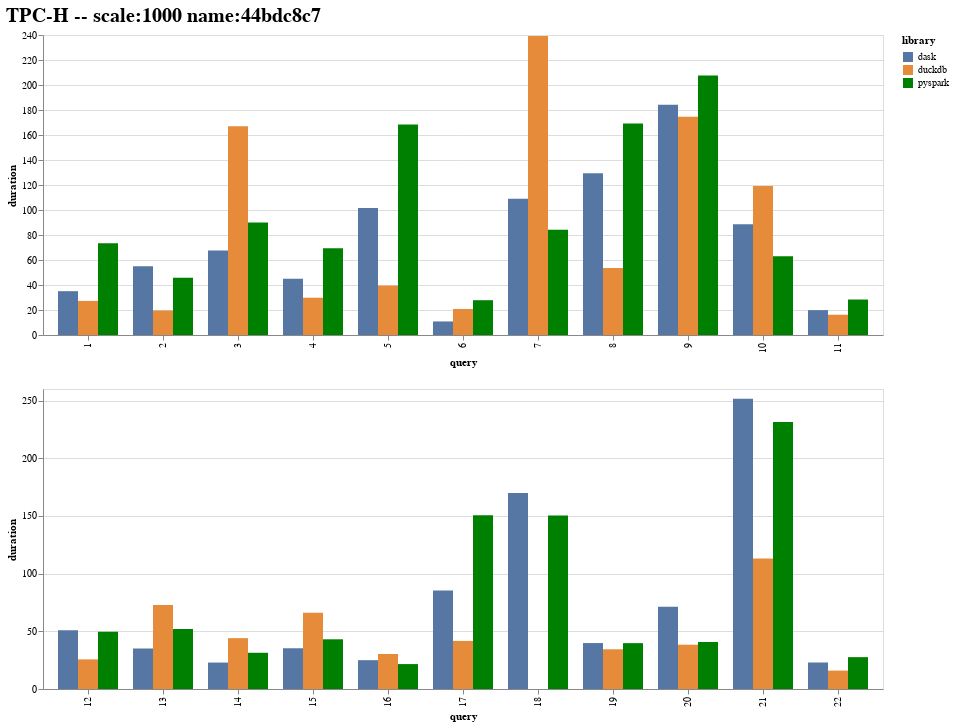

Notebook code for this chart:
### Markdown cell above
## Generate plots

### Code cell
abs_chart = plot(df, ["dask", "duckdb", "pyspark"])
abs_chart.save("tpch-scale-1000-no-polars.svg")
abs_chart

### Figure 1 — Vega-Lite specification as saved in the notebook (floating-point values rounded to 4 significant figures)
{"config": {"view": {"continuousWidth": 300, "continuousHeight": 300}, "title": {"fontSize": 20}}, "vconcat": [{"data": {"name": "data-60304645984319124919f88ae16efa41"}, "mark": {"type": "bar"}, "encoding": {"color": {"field": "library", "scale": {"domain": ["dask", "duckdb", "pyspark"], "range": ["#5677a4", "#e68b39", "green"]}, "type": "nominal"}, "tooltip": [{"field": "library", "type": "nominal"}, {"field": "duration", "type": "quantitative"}], "x": {"field": "query", "type": "nominal"}, "xOffset": {"field": "library", "type": "nominal"}, "y": {"field": "duration", "type": "quantitative"}}}, {"data": {"name": "data-6609a5a7347f4301b39e30d83c70fde7"}, "mark": {"type": "bar"}, "encoding": {"color": {"field": "library", "scale": {"domain": ["dask", "duckdb", "pyspark"], "range": ["#5677a4", "#e68b39", "green"]}, "type": "nominal"}, "tooltip": [{"field": "library", "type": "nominal"}, {"field": "duration", "type": "quantitative"}], "x": {"field": "query", "type": "nominal"}, "xOffset": {"field": "library", "type": "nominal"}, "y": {"field": "duration", "type": "quantitative"}}}], "title": "TPC-H -- scale:1000 name:44bdc8c7", "$schema": "https://vega.github.io/schema/vega-lite/v5.16.3.json", "datasets": {"data-60304645984319124919f88ae16efa41": [{"name": "44bdc8c7", "duration": 35.06, "library": "dask", "query": 1, "scale": 1000, "relative_duration": 1.0}, {"name": "9e16310e", "duration": 27.28, "library": "duckdb", "query": 1, "scale": 1000, "relative_duration": 0.7782}, {"name": "477b3002", "duration": 73.38, "library": "pyspark", "query": 1, "scale": 1000, "relative_duration": 2.093}, {"name": "44bdc8c7", "duration": 55.01, "library": "dask", "query": 2, "scale": 1000, "relative_duration": 1.0}, {"name": "9e16310e", "duration": 19.62, "library": "duckdb", "query": 2, "scale": 1000, "relative_duration": 0.3567}, {"name": "477b3002", "duration": 45.83, "library": "pyspark", "query": 2, "scale": 1000, "relative_duration": 0.8331}, {"name": "44bdc8c7", "duration": 67.66, "library": "dask", "query": 3, "scale": 1000, "relative_duration": 1.0}, {"name": "9e16310e", "duration": 167.0, "library": "duckdb", "query": 3, "scale": 1000, "relative_duration": 2.468}, {"name": "477b3002", "duration": 90.03, "library": "pyspark", "query": 3, "scale": 1000, "relative_duration": 1.331}, {"name": "44bdc8c7", "duration": 44.94, "library": "dask", "query": 4, "scale": 1000, "relative_duration": 1.0}, {"name": "9e16310e", "duration": 29.83, "library": "duckdb", "query": 4, "scale": 1000, "relative_duration": 0.6638}, {"name": "477b3002", "duration": 69.48, "library": "pyspark", "query": 4, "scale": 1000, "relative_duration": 1.546}, {"name": "44bdc8c7", "duration": 101.5, "library": "dask", "query": 5, "scale": 1000, "relative_duration": 1.0}, {"name": "9e16310e", "duration": 39.59, "library": "duckdb", "query": 5, "scale": 1000, "relative_duration": 0.3899}, {"name": "477b3002", "duration": 168.3, "library": "pyspark", "query": 5, "scale": 1000, "relative_duration": 1.658}, {"name": "44bdc8c7", "duration": 10.85, "library": "dask", "query": 6, "scale": 1000, "relative_duration": 1.0}, {"name": "9e16310e", "duration": 20.84, "library": "duckdb", "query": 6, "scale": 1000, "relative_duration": 1.921}, {"name": "477b3002", "duration": 27.83, "library": "pyspark", "query": 6, "scale": 1000, "relative_duration": 2.567}, {"name": "44bdc8c7", "duration": 109.0, "library": "dask", "query": 7, "scale": 1000, "relative_duration": 1.0}, {"name": "9e16310e", "duration": 239.3, "library": "duckdb", "query": 7, "scale": 1000, "relative_duration": 2.195}, {"name": "477b3002", "duration": 84.2, "library": "pyspark", "query": 7, "scale": 1000, "relative_duration": 0.7724}, {"name": "44bdc8c7", "duration": 129.4, "library": "dask", "query": 8, "scale": 1000, "relative_duration": 1.0}, {"name": "9e16310e", "duration": 53.53, "library": "duckdb", "query": 8, "scale": 1000, "relative_duration": 0.4137}, {"name": "477b3002", "duration": 169.3, "library": "pyspark", "query": 8, "scale": 1000, "relative_duration": 1.308}, {"name": "44bdc8c7", "duration": 184.1, "library": "dask", "query": 9, "scale": 1000, "relative_duration": 1.0}, {"name": "9e16310e", "duration": 174.6, "library": "duckdb", "query": 9, "scale": 1000, "relative_duration": 0.9483}, {"name": "477b3002", "duration": 207.7, "library": "pyspark", "query": 9, "scale": 1000, "relative_duration": 1.128}, {"name": "44bdc8c7", "duration": 88.57, "library": "dask", "query": 10, "scale": 1000, "relative_duration": 1.0}, {"name": "9e16310e", "duration": 119.1, "library": "duckdb", "query": 10, "scale": 1000, "relative_duration": 1.345}, {"name": "477b3002", "duration": 63.06, "library": "pyspark", "query": 10, "scale": 1000, "relative_duration": 0.712}, {"name": "44bdc8c7", "duration": 19.9, "library": "dask", "query": 11, "scale": 1000, "relative_duration": 1.0}, {"name": "9e16310e", "duration": 16.22, "library": "duckdb", "query": 11, "scale": 1000, "relative_duration": 0.8151}, {"name": "477b3002", "duration": 28.38, "library": "pyspark", "query": 11, "scale": 1000, "relative_duration": 1.426}], "data-6609a5a7347f4301b39e30d83c70fde7": [{"name": "44bdc8c7", "duration": 50.89, "library": "dask", "query": 12, "scale": 1000, "relative_duration": 1.0}, {"name": "9e16310e", "duration": 25.67, "library": "duckdb", "query": 12, "scale": 1000, "relative_duration": 0.5044}, {"name": "477b3002", "duration": 49.58, "library": "pyspark", "query": 12, "scale": 1000, "relative_duration": 0.9744}, {"name": "44bdc8c7", "duration": 35.1, "library": "dask", "query": 13, "scale": 1000, "relative_duration": 1.0}, {"name": "9e16310e", "duration": 72.88, "library": "duckdb", "query": 13, "scale": 1000, "relative_duration": 2.076}, {"name": "477b3002", "duration": 52.04, "library": "pyspark", "query": 13, "scale": 1000, "relative_duration": 1.483}, {"name": "44bdc8c7", "duration": 22.92, "library": "dask", "query": 14, "scale": 1000, "relative_duration": 1.0}, {"name": "9e16310e", "duration": 44.06, "library": "duckdb", "query": 14, "scale": 1000, "relative_duration": 1.922}, {"name": "477b3002", "duration": 31.39, "library": "pyspark", "query": 14, "scale": 1000, "relative_duration": 1.37}, {"name": "44bdc8c7", "duration": 35.31, "library": "dask", "query": 15, "scale": 1000, "relative_duration": 1.0}, {"name": "9e16310e", "duration": 66.09, "library": "duckdb", "query": 15, "scale": 1000, "relative_duration": 1.872}, {"name": "477b3002", "duration": 43.07, "library": "pyspark", "query": 15, "scale": 1000, "relative_duration": 1.22}, {"name": "44bdc8c7", "duration": 24.98, "library": "dask", "query": 16, "scale": 1000, "relative_duration": 1.0}, {"name": "9e16310e", "duration": 30.32, "library": "duckdb", "query": 16, "scale": 1000, "relative_duration": 1.214}, {"name": "477b3002", "duration": 21.6, "library": "pyspark", "query": 16, "scale": 1000, "relative_duration": 0.8646}, {"name": "44bdc8c7", "duration": 85.47, "library": "dask", "query": 17, "scale": 1000, "relative_duration": 1.0}, {"name": "9e16310e", "duration": 41.67, "library": "duckdb", "query": 17, "scale": 1000, "relative_duration": 0.4875}, {"name": "477b3002", "duration": 150.6, "library": "pyspark", "query": 17, "scale": 1000, "relative_duration": 1.762}, {"name": "44bdc8c7", "duration": 169.9, "library": "dask", "query": 18, "scale": 1000, "relative_duration": 1.0}, {"name": "477b3002", "duration": 150.5, "library": "pyspark", "query": 18, "scale": 1000, "relative_duration": 0.8854}, {"name": "44bdc8c7", "duration": 39.83, "library": "dask", "query": 19, "scale": 1000, "relative_duration": 1.0}, {"name": "9e16310e", "duration": 34.43, "library": "duckdb", "query": 19, "scale": 1000, "relative_duration": 0.8644}, {"name": "477b3002", "duration": 39.75, "library": "pyspark", "query": 19, "scale": 1000, "relative_duration": 0.998}, {"name": "44bdc8c7", "duration": 71.35, "library": "dask", "query": 20, "scale": 1000, "relative_duration": 1.0}, {"name": "9e16310e", "duration": 38.41, "library": "duckdb", "query": 20, "scale": 1000, "relative_duration": 0.5384}, {"name": "477b3002", "duration": 40.75, "library": "pyspark", "query": 20, "scale": 1000, "relative_duration": 0.5712}, {"name": "44bdc8c7", "duration": 251.6, "library": "dask", "query": 21, "scale": 1000, "relative_duration": 1.0}, {"name": "9e16310e", "duration": 113.0, "library": "duckdb", "query": 21, "scale": 1000, "relative_duration": 0.4491}, {"name": "477b3002", "duration": 231.5, "library": "pyspark", "query": 21, "scale": 1000, "relative_duration": 0.9198}, {"name": "44bdc8c7", "duration": 22.98, "library": "dask", "query": 22, "scale": 1000, "relative_duration": 1.0}, {"name": "9e16310e", "duration": 15.95, "library": "duckdb", "query": 22, "scale": 1000, "relative_duration": 0.694}, {"name": "477b3002", "duration": 27.61, "library": "pyspark", "query": 22, "scale": 1000, "relative_duration": 1.201}]}}
